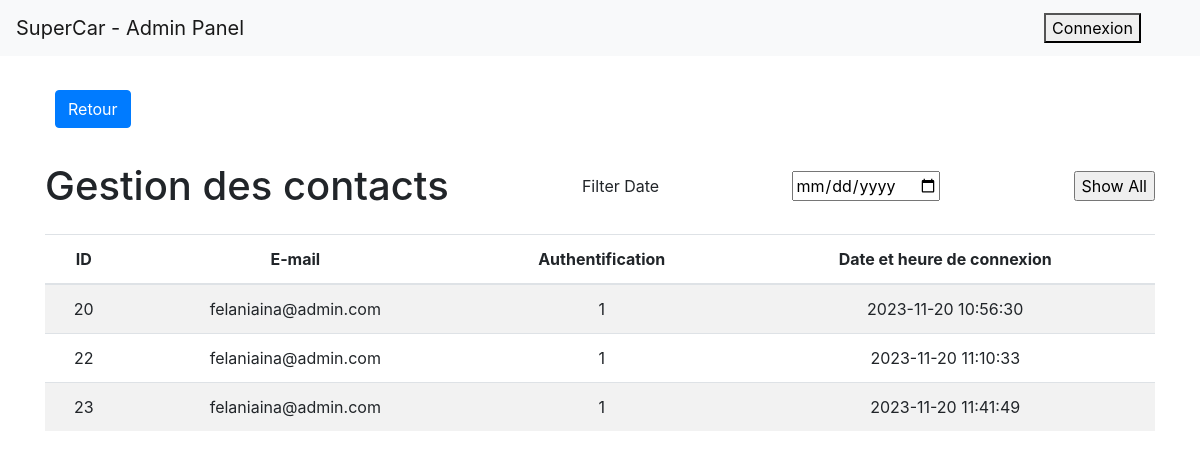
The app's page /admin/trigaLogin.php, older data.
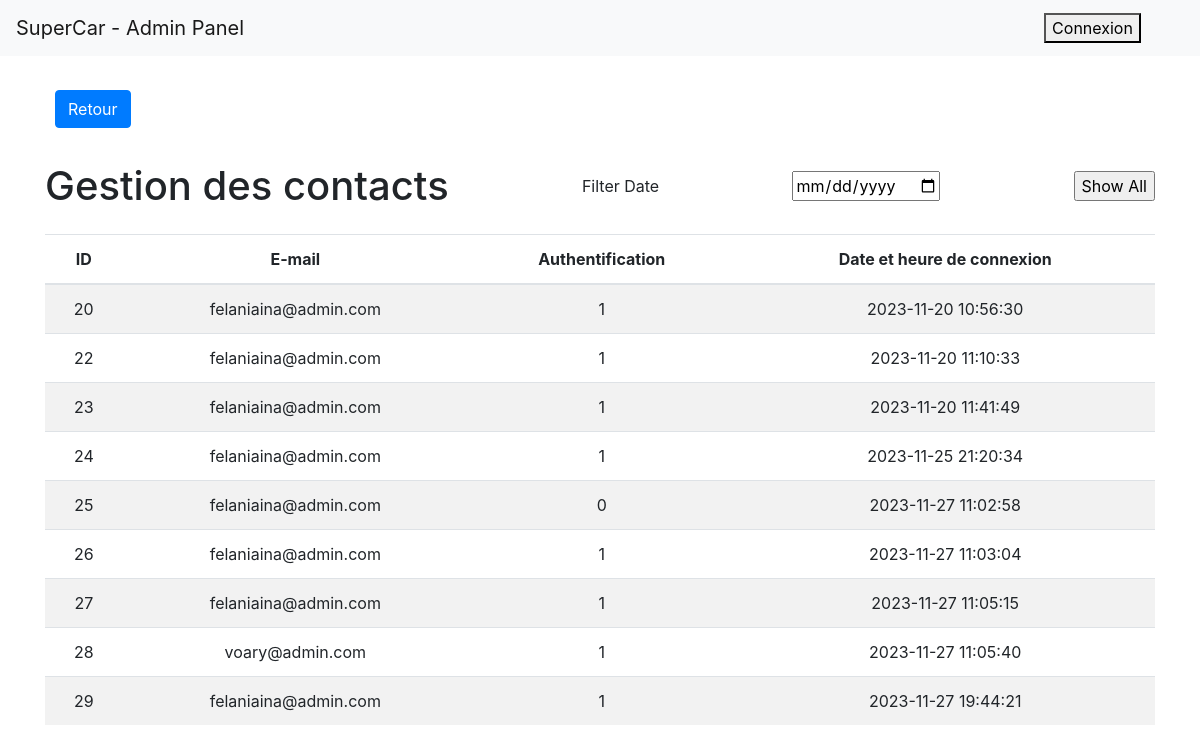
The same page, newer data.
### tables this page shows
CREATE TABLE `loginmonitor` (
  `id` int(11) NOT NULL,
  `email` varchar(50) NOT NULL,
  `success` tinyint(1) NOT NULL,
  `connectionDate` datetime NOT NULL DEFAULT current_timestamp()
);

### admin/trigaLogin.php (the view, shortened to what this page needs)
<!DOCTYPE html>
<html>
<head>
    <link rel="stylesheet" href="https://maxcdn.bootstrapcdn.com/bootstrap/4.5.2/css/bootstrap.min.css">
    <link rel="stylesheet" href="https://cdnjs.cloudflare.com/ajax/libs/font-awesome/6.0.0-beta3/css/all.min.css">
    <link rel="stylesheet" href="https://cdnjs.cloudflare.com/ajax/libs/font-awesome/6.4.0/css/all.min.css">
</head>
<body>
    <nav class="navbar navbar-expand-lg navbar-light bg-light">
        <a class="navbar-brand" href="Dash.php" style="margin-right: 40em;">SuperCar - Admin Panel</a>
        <div>
            <?php
            if (isset($_SESSION['email'])) {
                $userEmail = $_SESSION['email'];
                echo '<span class="user-info"><i class="fas fa-user"></i>&ensp;' . $userEmail . '</span>';
            } else {
                echo '<a href="adminConnexion.php"><button class="login">Connexion</button></a>';
            }
            ?>
        </div>
    </nav>
    <div class="container mt-4">
        <a class="btn btn-primary back-button" href="utilisateur.php">Retour</a>
        <div class="d-flex justify-content-between align-items-center">
            <h1 class="my-4">Gestion des contacts</h1>
            Filter Date<input type="date" id="dateFilter"> </input>
            <input type="submit" id="resetFilter" value="Show All"> </input>
        </div>
        <table class="table table-striped" style="text-align: center;">
            <thead>
                <tr>
                    <th class="id_contact">ID</th>
                    <th class="Nom_Prenom">E-mail</th>
                    <th class="email_contact">Authentification</th>
                    <th class="message">Date et heure de connexion</th>
                </tr>
            </thead>
            <tbody>
                <?php
                $servername = "localhost";
                $username = "root";
                $password = "";
                $dbname = "supercar";
                $conn = mysqli_connect($servername, $username, $password, $dbname);
                $sql = "SELECT * FROM loginmonitor";
                $result = mysqli_query($conn, $sql);
                while ($row = mysqli_fetch_assoc($result)) {
                    echo "<tr>";
                    echo "<td class='id'>" . $row["id"] . "</td>";
                    echo "<td class='email'>" . $row["email"] . "</td>";
                    echo "<td class='success'>" . $row["success"] . "</td>";
                    echo "<td class='connectionDate'>" . $row["connectionDate"] . "</td>";
                    echo "</tr>";
                }
                ?>
            </tbody>
        </table>
    </div>
</body>
</html>

### admin/trigaLogin.php (style rules this page uses)
.back-button { margin: 10px; }

Row changes from the older to the newer data that the page shows:
added loginmonitor: id "24", email "felaniaina@admin.com", success "1", connectionDate "2023-11-25 21:20:34"
added loginmonitor: id "25", email "felaniaina@admin.com", success "0", connectionDate "2023-11-27 11:02:58"
added loginmonitor: id "26", email "felaniaina@admin.com", success "1", connectionDate "2023-11-27 11:03:04"
added loginmonitor: id "27", email "felaniaina@admin.com", success "1", connectionDate "2023-11-27 11:05:15"
added loginmonitor: id "28", email "voary@admin.com", success "1", connectionDate "2023-11-27 11:05:40"
added loginmonitor: id "29", email "felaniaina@admin.com", success "1", connectionDate "2023-11-27 19:44:21"
